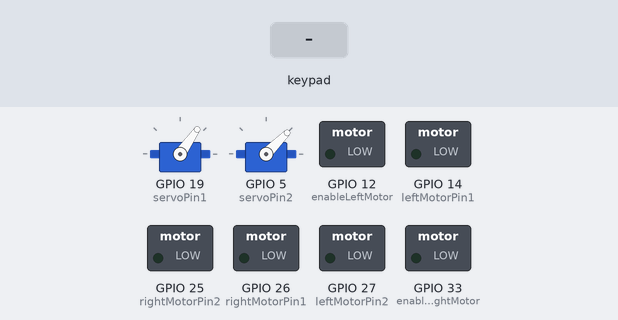
The sketch below on a simulated ESP32. Shown: 2 × servo, switched loads named in the sketch (green lamp = pin HIGH). Inputs (shaded band) come from the test bench. Nothing arrives over Bluetooth unless stated; what the sketch prints to the serial monitor is not drawn.

Above: at 1.2 s.
1.3 s: key 'D' pressed
At 2.3 s:
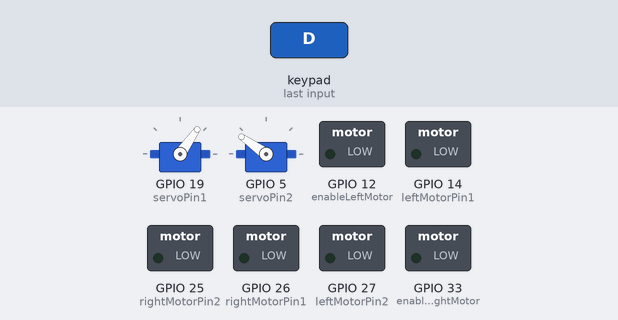
3.1 s: key 'R' pressed
At 4.3 s:
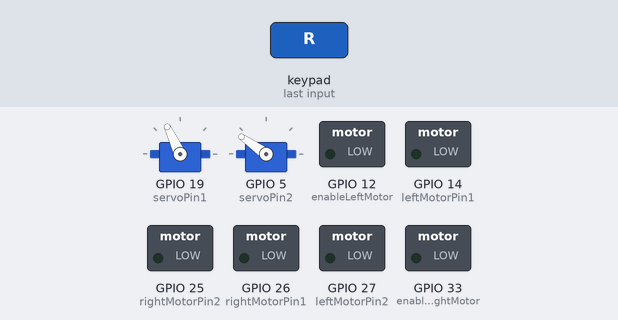
4.6 s: key 'U' pressed
At 6.2 s:
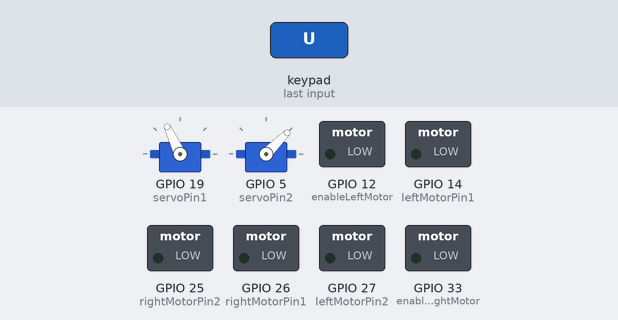
6.5 s: key 'O' pressed
At 7.7 s:
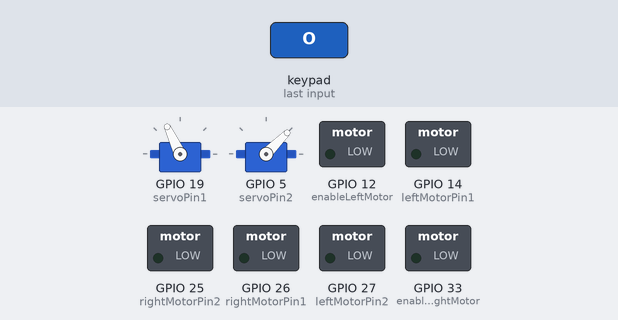
8.0 s: key 'L' pressed
At 9.1 s:
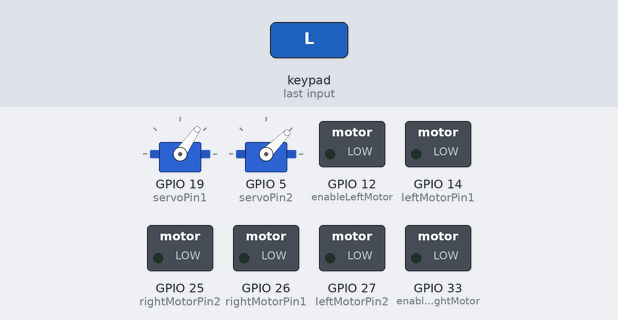
9.7 s: key 'S' pressed
At 11.2 s:
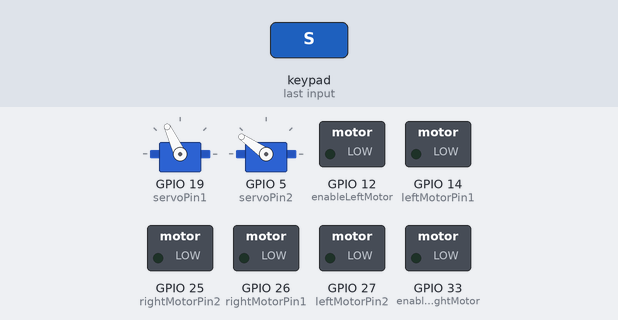
Timing chart, 0 to 12.5 s (numbered marks = the images above; inputs shaded):
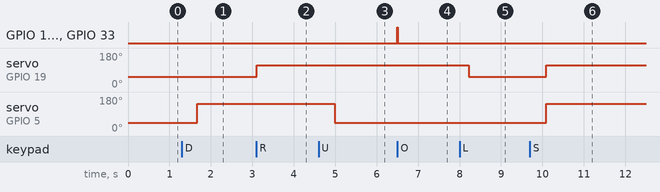

Measured:
- after the input at 1.3 s, servo on GPIO 5 (servoPin2): 45° → 145° after 0.38 s
- after the input at 3.1 s, servo on GPIO 19 (servoPin1): 55° → 115° at once
- after the input at 4.6 s, servo on GPIO 5 (servoPin2): 145° → 45° after 0.39 s
- after the input at 6.5 s, GPIO 12 (enableLeftMotor), GPIO 26 (rightMotorPin1), GPIO 27 (leftMotorPin2), GPIO 33 (enableRightMotor): LOW → HIGH at once, → LOW 0.01 s later
- after the input at 8.0 s, servo on GPIO 19 (servoPin1): 115° → 55° after 0.23 s
- after the input at 9.7 s, servo on GPIO 19 (servoPin1): 55° → 115° after 0.39 s; servo on GPIO 5 (servoPin2): 45° → 145° after 0.39 s

The sketch:

main.ino
```cpp
#include <ESP32Servo.h>
#include <Ps3Controller.h>

// Motor pins
int enableRightMotor = 33;
int rightMotorPin1 = 26;
int rightMotorPin2 = 25;
int enableLeftMotor = 12;
int leftMotorPin1 = 14;
int leftMotorPin2 = 27;

// Servo pins
const int servoPin1 = 19; // Gripper servo
const int servoPin2 = 5;  // Lift servo
Servo servo1;
Servo servo2;

bool gripperOpen = false; // Gripper status (open or closed)
bool liftUp = false;      // Lift status (up or down)

// Servo positions and limits
int gripperPosition = 55; // Initial gripper position
int liftPosition = 45;    // Initial lift position
const int GRIPPER_OPEN = 115;
const int GRIPPER_CLOSED = 55;
const int LIFT_UP = 45;
const int LIFT_DOWN = 145;
const int SERVO_DELAY = 15;
const int LIFT_DOWN1 = 125;

const int slowSpeed = 150; // Slow speed for motors

// Motor settings
#define MAX_MOTOR_SPEED 255
const int PWMFreq = 1000;
const int PWMResolution = 8;
const int rightMotorPWMSpeedChannel = 4;
const int leftMotorPWMSpeedChannel = 5;
const float STICK_THRESHOLD = 0.1;

// Additional variables for enhanced control
int currentSpeed = MAX_MOTOR_SPEED; // Variable speed control
bool precisionMode = false;         // Precision mode flag
int battery = 0;                    // Battery level tracking
unsigned long lastMoveTime = 0;     // For movement timeout
const int MOVE_TIMEOUT = 400;       // Movement timeout in ms

void handleMovement()
{
    float x = (float)Ps3.data.analog.stick.lx / 128.0;
    float y = -(float)Ps3.data.analog.stick.ly / 128.0;

    // Check if the stick is in a neutral position (close to 0)
    if (abs(x) < STICK_THRESHOLD && abs(y) < STICK_THRESHOLD)
    {
        // Stick released, stop the motors
        rotateMotor(0, 0);
        return;
    }

    // Convert to tank drive
    float leftMotorSpeed = y + x;
    float rightMotorSpeed = y - x;

    // Normalize speeds
    float maxSpeed = max(abs(leftMotorSpeed), abs(rightMotorSpeed));
    if (maxSpeed > 1.0)
    {
        leftMotorSpeed /= maxSpeed;
        rightMotorSpeed /= maxSpeed;
    }

    // Apply current speed setting
    rotateMotor(rightMotorSpeed * currentSpeed, leftMotorSpeed * currentSpeed);
}

void notify()
{

    handleMovement();

    // Gripper controls
    if (Ps3.event.button_down.left)
    {
        moveServoSlowly(servo1, gripperPosition, GRIPPER_CLOSED, SERVO_DELAY);
        gripperPosition = GRIPPER_CLOSED;
    }
    if (Ps3.event.button_down.right)
    {
        servo1.write(GRIPPER_OPEN);
        gripperPosition = GRIPPER_OPEN;
    }

    // Lift controls
    if (Ps3.event.button_down.up)
    {
        moveServoSlowly(servo2, liftPosition, LIFT_UP, SERVO_DELAY);
        liftPosition = LIFT_UP;
    }
    if (Ps3.event.button_down.down)
    {
        moveServoSlowly(servo2, liftPosition, LIFT_DOWN, SERVO_DELAY);
        liftPosition = LIFT_DOWN;
    }

    if (Ps3.event.button_down.cross)
    {
        if (currentSpeed == slowSpeed)
        {
            // If the current speed is slow, set to maximum
            currentSpeed = MAX_MOTOR_SPEED;
            Serial.println("Speed set to maximum");
        }
        else
        {
            // If the current speed is maximum, set to slow
            currentSpeed = slowSpeed;
            Serial.println("Speed set to slow");
        }
    }
    if (Ps3.event.button_down.square)
    {
        moveServoSlowly(servo2, liftPosition, LIFT_DOWN, SERVO_DELAY);
        liftPosition = LIFT_DOWN;
        servo1.write(GRIPPER_OPEN);
        gripperPosition = GRIPPER_OPEN;
    }
    if (Ps3.event.button_down.triangle)
    {
        moveServoSlowly(servo1, gripperPosition, GRIPPER_CLOSED, SERVO_DELAY);
        gripperPosition = GRIPPER_CLOSED;
        moveServoSlowly(servo2, liftPosition, LIFT_UP, SERVO_DELAY);
        liftPosition = LIFT_UP;
    }
    // Rotation
    if (Ps3.event.button_down.circle)
    {
        rotateMotor(MAX_MOTOR_SPEED, -MAX_MOTOR_SPEED);
    }

    if (Ps3.event.button_down.l1)
    {
        Serial.println("Started pressing the left trigger button");
        toggleGripper();
    }
    if (Ps3.event.button_down.r1)
    {
        Serial.println("Started pressing the right trigger button");
        toggleLift();
    }

    if (Ps3.event.button_down.l2)
    {
        precisionMode = !precisionMode;
        Serial.printf("Precision mode: %s\n", precisionMode ? "ON" : "OFF");
    }

    // Precision mode
    if (Ps3.event.button_down.r2)
    {
        Serial.println("Started pressing the right trigger button to 5 cm");
        toggleLift1();
    }

    // Battery monitoring
    if (battery != Ps3.data.status.battery)
    {
        battery = Ps3.data.status.battery;
        Serial.print("Battery: ");
        if (battery == ps3_status_battery_charging)
            Serial.println("Charging");
        else if (battery == ps3_status_battery_full)
            Serial.println("Full");
        else if (battery == ps3_status_battery_high)
            Serial.println("High");
        else if (battery == ps3_status_battery_low)
            Serial.println("Low");
        else if (battery == ps3_status_battery_dying)
            Serial.println("Critical");
        else if (battery == ps3_status_battery_shutdown)
            Serial.println("Shutting down");
    }
}

void stopMotors()
{
    digitalWrite(leftMotorPin1, 0);
    digitalWrite(leftMotorPin2, 0);
    digitalWrite(rightMotorPin1, 0);
    digitalWrite(rightMotorPin2, 0);
}

// Function to toggle the gripper (open and close the gripper)
void toggleGripper()
{
    if (!gripperOpen)
    {
        moveServoSlowly(servo1, gripperPosition, GRIPPER_OPEN, SERVO_DELAY);
        gripperOpen = true;
    }
    else
    {
        moveServoSlowly(servo1, gripperPosition, GRIPPER_CLOSED, SERVO_DELAY);
        gripperOpen = false;
    }
}

// Function to toggle the lift (raise and lower the lift)
void toggleLift1()
{
    if (!liftUp)
    {
        moveServoSlowly(servo2, liftPosition, LIFT_UP, SERVO_DELAY);
        liftUp = true;
    }
    else
    {
        moveServoSlowly(servo2, liftPosition, LIFT_DOWN1, SERVO_DELAY);
        liftUp = false;
    }
}

// Function to toggle the lift (raise and lower the lift)
void toggleLift()
{
    if (!liftUp)
    {
        moveServoSlowly(servo2, liftPosition, LIFT_UP, SERVO_DELAY);
        liftUp = true;
    }
    else
    {
        moveServoSlowly(servo2, liftPosition, LIFT_DOWN, SERVO_DELAY);
        liftUp = false;
    }
}

void rotateMotor(int rightMotorSpeed, int leftMotorSpeed)
{
    // Apply precision mode if enabled
    if (precisionMode)
    {
        rightMotorSpeed = rightMotorSpeed * 0.5;
        leftMotorSpeed = leftMotorSpeed * 0.5;
    }

    // Right motor direction
    if (rightMotorSpeed < 0)
    {
        digitalWrite(rightMotorPin1, LOW);
        digitalWrite(rightMotorPin2, HIGH);
    }
    else if (rightMotorSpeed > 0)
    {
        digitalWrite(rightMotorPin1, HIGH);
        digitalWrite(rightMotorPin2, LOW);
    }
    else
    {
        digitalWrite(rightMotorPin1, LOW);
        digitalWrite(rightMotorPin2, LOW);
    }

    // Left motor direction
    if (leftMotorSpeed < 0)
    {
        digitalWrite(leftMotorPin1, LOW);
        digitalWrite(leftMotorPin2, HIGH);
    }
    else if (leftMotorSpeed > 0)
    {
        digitalWrite(leftMotorPin1, HIGH);
        digitalWrite(leftMotorPin2, LOW);
    }
    else
    {
        digitalWrite(leftMotorPin1, LOW);
        digitalWrite(leftMotorPin2, LOW);
    }

    // Set motor speeds
    ledcWrite(rightMotorPWMSpeedChannel, abs(rightMotorSpeed));
    ledcWrite(leftMotorPWMSpeedChannel, abs(leftMotorSpeed));
}

void setUpPinModes()
{
    pinMode(enableRightMotor, OUTPUT);
    pinMode(rightMotorPin1, OUTPUT);
    pinMode(rightMotorPin2, OUTPUT);
    pinMode(enableLeftMotor, OUTPUT);
    pinMode(leftMotorPin1, OUTPUT);
    pinMode(leftMotorPin2, OUTPUT);

    ledcSetup(rightMotorPWMSpeedChannel, PWMFreq, PWMResolution);
    ledcSetup(leftMotorPWMSpeedChannel, PWMFreq, PWMResolution);
    ledcAttachPin(enableRightMotor, rightMotorPWMSpeedChannel);
    ledcAttachPin(enableLeftMotor, leftMotorPWMSpeedChannel);

    rotateMotor(0, 0);
}

void moveServoSlowly(Servo &servo, int startPos, int endPos, int stepDelay)
{
    if (startPos < endPos)
    {
        for (int pos = startPos; pos <= endPos; pos += 4)
        {
            servo.write(pos);
            delay(stepDelay);
        }
    }
    else
    {
        for (int pos = startPos; pos >= endPos; pos -= 4)
        {
            servo.write(pos);
            delay(stepDelay);
        }
    }
}

void onConnect()
{
    Serial.println("PS3 Controller Connected.");
    currentSpeed = MAX_MOTOR_SPEED;
    precisionMode = false;
}

void setup()
{
    Serial.begin(115200);
    setUpPinModes();

    // Servo setup
    ESP32PWM::allocateTimer(0);
    ESP32PWM::allocateTimer(1);
    ESP32PWM::allocateTimer(2);
    ESP32PWM::allocateTimer(3);

    servo1.setPeriodHertz(50);
    servo2.setPeriodHertz(50);
    servo1.attach(servoPin1, 500, 2400);
    servo2.attach(servoPin2, 500, 2400);

    servo1.write(gripperPosition);
    servo2.write(liftPosition);

    // PS3 Controller setup
    Ps3.attach(notify);
    Ps3.attachOnConnect(onConnect);
    Ps3.begin("c0:5d:89:b1:55:02"); // Replace with your ESP32's MAC address

    Serial.println("Setup completed. Waiting for PS3 controller connection...");
}

void loop()
{
    if (!Ps3.isConnected())
    {
        rotateMotor(0, 0); // Stop motors if controller disconnected
        return;
    }

    // Movement timeout - stop motors if no input received
    if (millis() - lastMoveTime > MOVE_TIMEOUT)
    {
        rotateMotor(0, 0);
    }

    delay(20); // Small delay to prevent overwhelming the system
}
```
